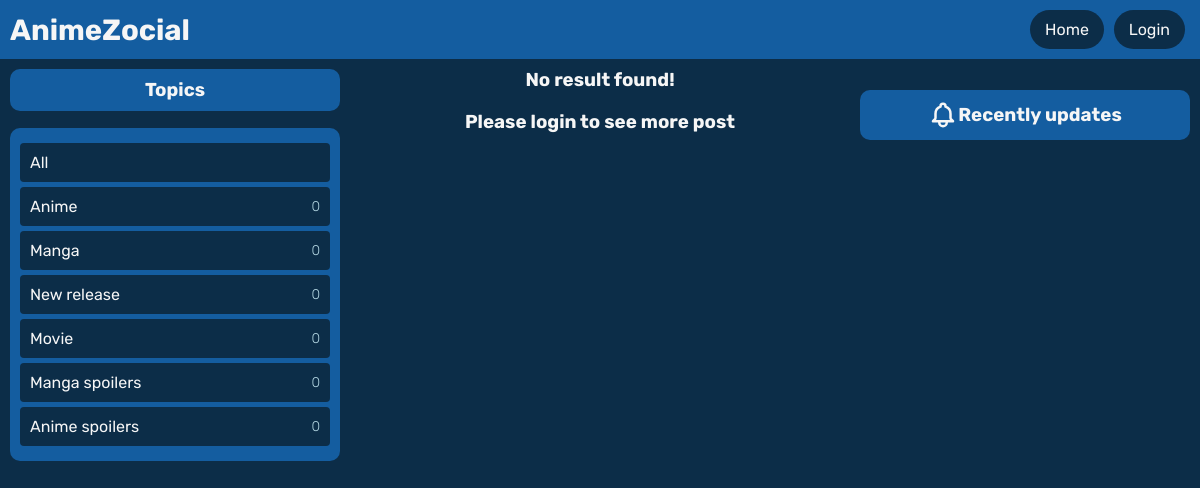
/?q=Anime, run on the app's committed database.
### app/models.py (models this page shows, shortened)
class Topic(models.Model):
    title = models.CharField(max_length=25,null=False)

### app/views.py (the view)
# urls.py: path('', views.indexPage, name="index"),
def indexPage(request):
    if request.user.is_authenticated :
        q = request.GET.get('q') if request.GET.get('q') != None else ''
        feeds = Feed.objects.all()
        feeds = Feed.objects.filter(
            Q(body__icontains=q)|
            Q(topic__title__icontains=q)|
            Q(user__username__icontains=q)
        )
    else:
        q = request.GET.get('q') if request.GET.get('q') != None else ''
        feeds = Feed.objects.all()[0:3]
        feeds = Feed.objects.filter(
            Q(body__icontains=q)|
            Q(topic__title__icontains=q)|
            Q(user__username__icontains=q)
        )[0:3]
    topics = Topic.objects.all()
    topics_count = Topic.objects.count()
    recents = Feed.objects.all().order_by('-updated', '-created')[0:8]
    context = {
        'feeds': feeds,
        'topics' : topics,
        'topics_count':topics_count,
        'recents' : recents
    }
    return render(request, 'pages/index.html', context)

### app/templates/pages/index.html
{% extends 'app.html' %}
{% block content %}
    <div style="width: 350px;position: relative;">
        {% include 'components/topics.html' %}
    </div>
    <div class="main-panel">
        {% if feeds %}
            {% include 'components/feeds.html' %}
        {% else %}
            <div style="padding: 10px;">
                <h3>No result found!</h3>
            </div>
        {% endif %}
        {% if request.user.is_authenticated == False %}
            <div style="padding: 10px;">
                <h3>Please login to see more post</h3>
            </div>
        {% endif %}
    </div>
    <div style="width: 350px;">
        {% include 'components/recents.html' %}
    </div>
{% endblock content %}

### app/templates/components/topics.html
<div class="topics" style="position: sticky;top:10%;">
    <h3>Topics</h3>
    <div class="topic">
        <div class="topic-container">
            <div class="topic-title">
            {% if request.user.is_authenticated %}
                <a href="{% url 'index' %}">All</a>
            {% else %}
                <a href="{% url 'login' %}">All</a>
            {% endif %}
            </div>
            {% for topic in topics %}
            {% if request.user.is_authenticated %}
                <div class="topic-title">
                    <a href="{% url 'index' %}?q={{topic.title}}">{{topic.title}}</a>
                    <div class="topic-counts">{{topic.feed_set.all.count}}</div>
                </div>
            {% else %}
                <div class="topic-title">
                    <a href="{% url 'login' %}">{{topic.title}}</a>
                    <div class="topic-counts">{{topic.feed_set.all.count}}</div>
                </div>
            {% endif %}
            {% endfor %}
        </div>
    </div>
</div>

### static_files/stylesheets/style.css (style rules this page uses)
:root { color: #F6F6F6; }
* { padding:0; margin: 0; }
body { font-family: 'Albert Sans', sans-serif; font-family: 'Rubik', sans-serif; background-color: #0C2D48; overflow-y: auto; overflow-x: hidden; scroll-behavior: smooth; }
.main-panel h3 { text-align: center; }
.topics { padding: 10px; }
.topics h3 { padding: 10px; text-align: center; background-color: #145DA0; border-radius: 10px; margin: 0px 0px 5% 0px; user-select: none; }
.topic { background-color: #145DA0; padding: 10px; border-radius: 10px; }
.topic-title { background-color: #0C2D48; margin: 5px 0px 5px 0px; border-radius: 4px; display: flex; align-items: center; justify-content: space-between; }
.topic-counts { padding: 10px; font-size: 14px; font-weight: 300; color: #B1D4E0; }
.topic-title a { display: flex; align-items: center; padding: 10px; color: #F6F6F6; text-decoration: none; width: 100%; user-select: none; }

### data on the page
Topic: title "Anime", feed_set.all.count "0"
Topic: title "Manga", feed_set.all.count "0"
Topic: title "New release", feed_set.all.count "0"
Topic: title "Movie", feed_set.all.count "0"
Topic: title "Manga spoilers", feed_set.all.count "0"
Topic: title "Anime spoilers", feed_set.all.count "0"
